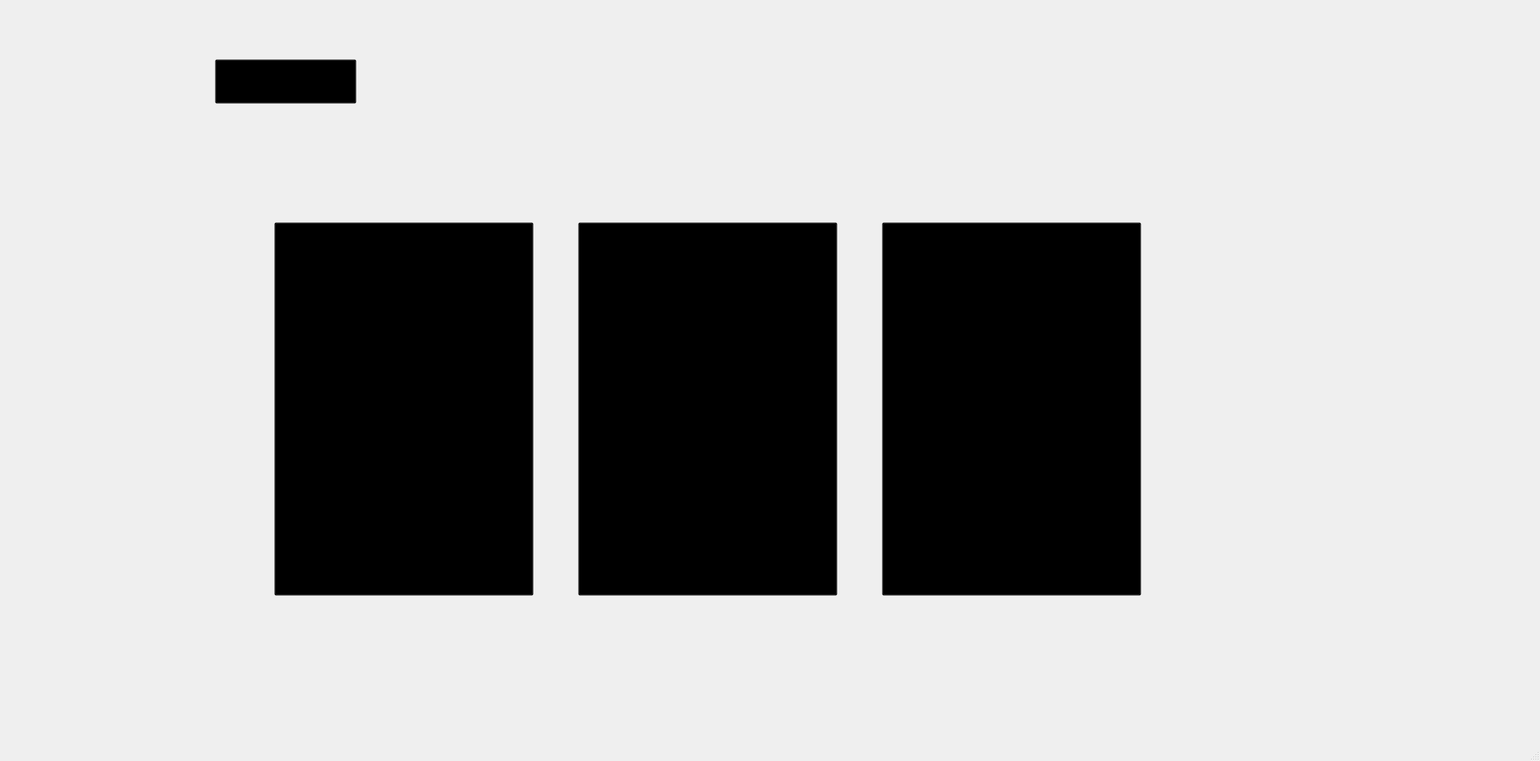
<?xml version="1.0" encoding="UTF-8"?>
<ui version="4.0">
 <class>MainWindow</class>
 <widget class="QMainWindow" name="MainWindow">
  <property name="geometry">
   <rect>
    <x>0</x>
    <y>0</y>
    <width>2078</width>
    <height>1027</height>
   </rect>
  </property>
  <property name="windowTitle">
   <string>MainWindow</string>
  </property>
  <widget class="QWidget" name="centralwidget">
   <widget class="QLabel" name="label">
    <property name="geometry">
     <rect>
      <x>220</x>
      <y>20</y>
      <width>1477</width>
      <height>967</height>
     </rect>
    </property>
    <property name="text">
     <string/>
    </property>
    <property name="pixmap">
     <pixmap>Forca_img/Rectangle 15.png</pixmap>
    </property>
   </widget>
   <widget class="QLabel" name="label_2">
    <property name="geometry">
     <rect>
      <x>0</x>
      <y>-20</y>
      <width>2078</width>
      <height>1027</height>
     </rect>
    </property>
    <property name="text">
     <string/>
    </property>
    <property name="pixmap">
     <pixmap>Forca_img/telafundo 1.png</pixmap>
    </property>
    <property name="scaledContents">
     <bool>true</bool>
    </property>
   </widget>
   <widget class="QLabel" name="label_3">
    <property name="geometry">
     <rect>
      <x>780</x>
      <y>80</y>
      <width>355</width>
      <height>116</height>
     </rect>
    </property>
    <property name="text">
     <string/>
    </property>
    <property name="pixmap">
     <pixmap>Forca_img/CATEGORIAS 1.png</pixmap>
    </property>
    <property name="scaledContents">
     <bool>false</bool>
    </property>
   </widget>
   <widget class="QPushButton" name="pushButton">
    <property name="geometry">
     <rect>
      <x>370</x>
      <y>300</y>
      <width>350</width>
      <height>504</height>
     </rect>
    </property>
    <property name="styleSheet">
     <string notr="true">background: transparent;</string>
    </property>
    <property name="text">
     <string/>
    </property>
    <property name="icon">
     <iconset>
      <normaloff>Forca_img/Variant3.png</normaloff>Forca_img/Variant3.png</iconset>
    </property>
    <property name="iconSize">
     <size>
      <width>350</width>
      <height>504</height>
     </size>
    </property>
   </widget>
   <widget class="QPushButton" name="pushButton_2">
    <property name="geometry">
     <rect>
      <x>780</x>
      <y>300</y>
      <width>350</width>
      <height>504</height>
     </rect>
    </property>
    <property name="styleSheet">
     <string notr="true">background: transparent;</string>
    </property>
    <property name="text">
     <string/>
    </property>
    <property name="icon">
     <iconset>
      <normaloff>Forca_img/Variant2.png</normaloff>Forca_img/Variant2.png</iconset>
    </property>
    <property name="iconSize">
     <size>
      <width>350</width>
      <height>504</height>
     </size>
    </property>
   </widget>
   <widget class="QPushButton" name="pushButton_3">
    <property name="geometry">
     <rect>
      <x>1190</x>
      <y>300</y>
      <width>350</width>
      <height>504</height>
     </rect>
    </property>
    <property name="styleSheet">
     <string notr="true">background: transparent;</string>
    </property>
    <property name="text">
     <string/>
    </property>
    <property name="icon">
     <iconset>
      <normaloff>Forca_img/Variant1.png</normaloff>Forca_img/Variant1.png</iconset>
    </property>
    <property name="iconSize">
     <size>
      <width>350</width>
      <height>504</height>
     </size>
    </property>
   </widget>
   <widget class="QPushButton" name="pushButton_4">
    <property name="geometry">
     <rect>
      <x>290</x>
      <y>80</y>
      <width>191</width>
      <height>60</height>
     </rect>
    </property>
    <property name="styleSheet">
     <string notr="true">background: transparent;</string>
    </property>
    <property name="text">
     <string/>
    </property>
    <property name="icon">
     <iconset>
      <normaloff>Forca_img/Component 2.png</normaloff>Forca_img/Component 2.png</iconset>
    </property>
    <property name="iconSize">
     <size>
      <width>191</width>
      <height>60</height>
     </size>
    </property>
   </widget>
   <zorder>label_2</zorder>
   <zorder>label</zorder>
   <zorder>label_3</zorder>
   <zorder>pushButton</zorder>
   <zorder>pushButton_2</zorder>
   <zorder>pushButton_3</zorder>
   <zorder>pushButton_4</zorder>
  </widget>
  <widget class="QMenuBar" name="menubar">
   <property name="geometry">
    <rect>
     <x>0</x>
     <y>0</y>
     <width>2078</width>
     <height>21</height>
    </rect>
   </property>
  </widget>
  <widget class="QStatusBar" name="statusbar"/>
 </widget>
 <resources/>
 <connections/>
</ui>
